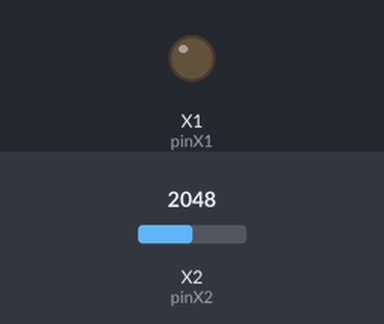
The program below on a simulated pyboard running MicroPython. Parts: output pins drawn as LEDs (lit = HIGH). The test bench sets the inputs (shaded band); at power-on: X2 (pinX2) = 2048 (analog values on the 0–4095 scale). What the program prints to the serial console is not drawn. At 2.2 s the program stops and its outputs stay as they are.

Above: at 0.1 s.
At 2.1 s:
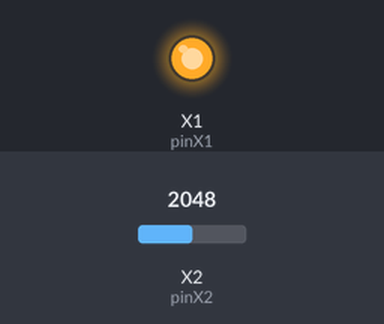
Timing chart, 0 to 3.6 s (numbered marks = the images above):
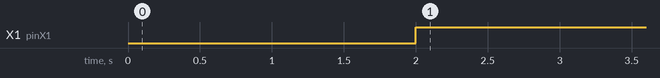

Measured:
- by itself, X1 (pinX1): LOW → HIGH at 2.0 s

The program:

condensateur_charge_1.py
```python
# Charge d'un condensateur à travers une résistance
# R = 100k et C = 220 nF

from pyb import Pin, ADC
from time import sleep_ms

x = []
y = []

pinX1 = Pin('X1', Pin.OUT)   # Alimentation du circuit RC
pinX2  = Pin('X2')           # Tension condensateur
adc = ADC(pinX2)             # Activation du CAN

pinX1.low()                  # Décharge du condensateur
sleep_ms(2000)               # Attendre 2 s

pinX1.high()                 # Début de la charge

for i in range(50):          # Mesures
    x.append(i)
    y.append(adc.read())
    sleep_ms(3)

# Affichage des mesures en CSV
print("i;N")                 # Variables
print("_;_")                 # Unités
for i in x :
    print(x[i], ";", y[i])   # Mesures
```
